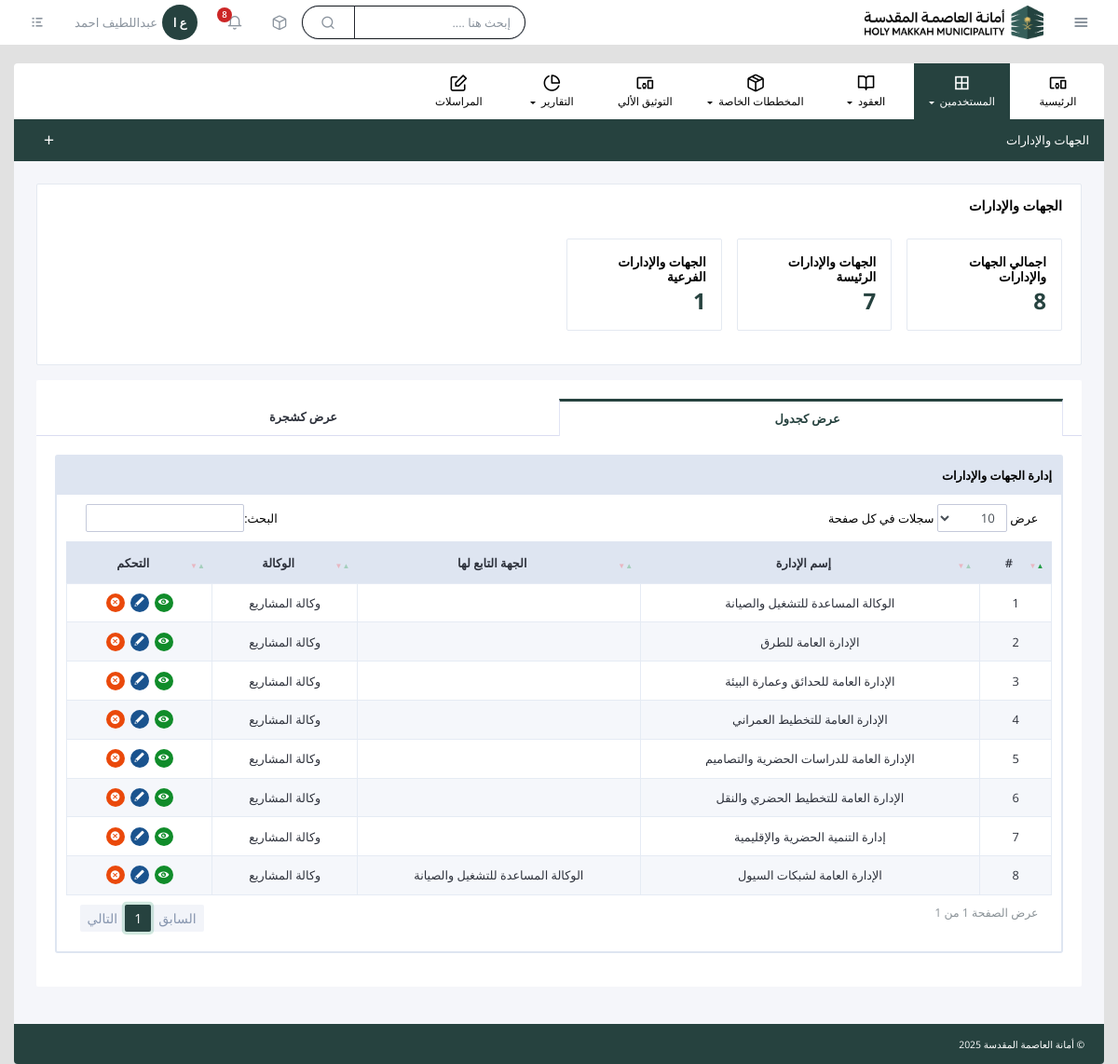
Screenshot of /departments/ (signed in) with the database file from the repository.
### users/models.py (models this page shows, shortened)
class User(AbstractUser):
    name = models.CharField("name", max_length=255)
    created_at = models.DateTimeField(auto_now_add=True)
    updated_at = models.DateTimeField(auto_now=True)
    first_name = None
    last_name = None
    role = models.CharField(
        max_length=20,
        choices=Roles.CHOICES,
        default=Roles.USER
    )
    class Meta:
        db_table = 'users'

### departments/models.py (models this page shows, shortened)
class Department(models.Model):
    name = models.CharField("name", max_length=255)
    agent = models.ForeignKey(
        Agent,
        on_delete=models.CASCADE,
        related_name='departments'
    )
    parent = models.ForeignKey(
        'self',
        on_delete=models.CASCADE,
        null=True,
        blank=True,
        related_name='children'
    )
    class Meta:
        db_table = 'departments'
    def get_hierarchy(self):
        names = []
        parent = self.parent
        while parent:
            names.append(parent.name)
            parent = parent.parent
        return " → ".join(reversed(names))

### agents/models.py (models this page shows, shortened)
class Agent(models.Model):
    name = models.CharField("name", max_length=255)
    class Meta:
        db_table = 'agents'

### departments/views.py (the view)
# urls.py: path('', views.departments, name='departments'),
@role_required('admin')
def departments(request):
    departments = Department.objects.all()
    main_departments = departments.filter(parent__isnull=True)
    sub_departments = departments.filter(parent__isnull=False)
    return render(request, 'departments/index.html', {
        'departments': departments,
        'main_departments': main_departments,
        'sub_departments': sub_departments
    })

### helpers/templatetags/helper.py (called while the page is built)
@register.filter
def initials(value):
    if not value:
        return ""
    parts = value.strip().split()
    if len(parts) == 1:
        return parts[0][0] * 2
    return parts[0][0] + ' ' + parts[-1][0]

### helpers/templatetags/nav_active.py (called while the page is built)
@register.simple_tag(takes_context=True)
def active(context, names):
    request = context['request']
    current = request.resolver_match.url_name
    name_list = names.split(',')
    return 'active-page' if current in name_list else ''

### helpers/utils.py (called while the page is built)
def role_required(role):
    def decorator(view_func):
        @wraps(view_func)
        def wrapper(request, *args, **kwargs):
            if not request.user.is_authenticated:
                return redirect('login')
            if request.user.role != role:
                return redirect('home')  # or no permit
            return view_func(request, *args, **kwargs)
        return wrapper
    return decorator

### templates/departments/index.html (shortened to what this page needs)
{% extends "base.html" %}
{% load static %}
{% block css %}
    <link rel="stylesheet" href="{% static 'site/vendor/datatables/dataTables.bs4.css' %}" />
    <link rel="stylesheet" href="{% static 'site/vendor/datatables/dataTables.bs4-custom.css' %}" />
{% endblock %}
{% block breadcrumb %}
<li class="breadcrumb-item">الجهات والإدارات</li>
{% endblock %}
{% block app_action %}
<ul class="app-actions">
    <li>
        <a href="{% url 'departments_create' %}" data-toggle="tooltip" data-placement="top" title="إداراة جديدة"
            data-original-title="إداراة جديدة">
            <i class="icon-add"></i>
        </a>
    </li>
</ul>
{% endblock %}
{% block content %}
<div class="row gutters">
    <div class="col-xl-12 col-lg-12 col-md-12 col-sm-12 col-12">
        <div class="card">
            <div class="card-header">
                <div class="card-title">الجهات والإدارات</div>
            </div>
            <div class="card-body">
                <div class="row gutters">
                    <div class="col-xl-2 col-lg-4 col-md-4 col-sm-4 col-12">
                        <div class="ticket-status-card">
                            <h6>اجمالي الجهات والإدارات</h6>
                            <h3>{{ departments.count }}</h3>
                        </div>
                    </div>
                    <div class="col-xl-2 col-lg-4 col-md-4 col-sm-4 col-12">
                        <div class="ticket-status-card">
                            <h6>الجهات والإدارات الرئيسة</h6>
                            <h3>{{ main_departments.count }}</h3>
                        </div>
                    </div>
                    <div class="col-xl-2 col-lg-4 col-md-4 col-sm-4 col-12">
                        <div class="ticket-status-card">
                            <h6>الجهات والإدارات الفرعية</h6>
                            <h3>{{ sub_departments.count }}</h3>
                        </div>
                    </div>
                </div>
            </div>
        </div>
    </div>
</div>
<div class="row gutters">
    <div class="col-xl-12 col-lg-12 col-md-12 col-sm-12 col-12">
        <div class="nav-tabs-container">
            <ul class="nav nav-tabs nav-justified" id="myTab5" role="tablist">
                <li class="nav-item">
                    <a class="nav-link active" id="table-tab5" data-toggle="tab" href="#table5" role="tab"
                        aria-controls="table5" aria-selected="false">عرض كجدول</a>
                </li>
                <li class="nav-item">
                    <a class="nav-link" id="tree-tab5" data-toggle="tab" href="#tree5" role="tab" aria-controls="tree5"
                        aria-selected="false">عرض كشجرة</a>
                </li>
            </ul>
            <div class="tab-content" id="myTabContent5">
                <div class="tab-pane fade active show" id="table5" role="tabpanel" aria-labelledby="table-tab5">
                    <div class="table-container">
                        <div class="t-header">إدارة الجهات والإدارات</div>
                        <div class="table-responsive">
                            <table id="rowSelection" class="table custom-table">
                                <thead>
                                    <tr>
                                        <th>#</th>
                                        <th>إسم الإدارة</th>
                                        <th>الجهة التابع لها</th>
                                        <th>الوكالة</th>
                                        <th>التحكم</th>
                                    </tr>
                                </thead>
                                <tbody>
                                    {% for department in departments %}
                                    <tr>
                                        <td>{{ department.id }}</td>
                                        <td>{{ department.name }}</td>
                                        <td>{{ department.get_hierarchy }}</td>
                                        <td>{{ department.agent.name }}</td>
                                        <td>
                                            <div class="td-actions">
                                                <a href="#" class="icon green" data-toggle="tooltip"
                                                    data-placement="top" title="" data-original-title="عرض">
                                                    <i class="icon-eye"></i>
                                                </a>
                                                <a href="{% url 'departments_edit' department.id %}" class="icon blue"
                                                    data-toggle="tooltip" data-placement="top" title=""
                                                    data-original-title="تعديل">
                                                    <i class="icon-edit"></i>
                                                </a>
                                                <a href="#" class="icon red" data-toggle="tooltip" data-placement="top"
                                                    title="" data-original-title="حذف">
                                                    <i class="icon-cancel"></i>
                                                </a>
                                            </div>
                                        </td>
                                    </tr>
                                    {% endfor %}
                                </tbody>
                            </table>
                        </div>
                    </div>
                </div>
            </div>
        </div>
    </div>
</div>
{% endblock %}

### templates/base.html (shortened to what this page needs)
{% load static %}
{% load helper %}
{% load nav_active %}
<!doctype html>
<html lang="ar">
<head>
		<link rel="stylesheet" href="{% static 'site/css/bootstrap.min.css' %}">
		<link rel="stylesheet" href="{% static 'site/fonts/style.css' %}">
		<link rel="stylesheet" href="{% static 'site/css/main.css' %}">
        {% block css %}
        {% endblock %}
	</head>
	<body>
		<header class="header">
			<div class="logo-wrapper">
				<a href="{% url 'home' %}" class="logo">
					<img src="{% static 'site/img/logo.png' %}" alt="Tawtheeq Admin Dashboard" />
				</a>
				<a href="javascript:void(0)" class="quick-links-btn" data-toggle="tooltip" data-placement="right" title="" data-original-title="روابط سريعة">
					<i class="icon-menu1"></i>
				</a>
			</div>
			<div class="header-items">
				<div class="custom-search">
					<input type="text" class="search-query" placeholder="إبحث هنا ....">
					<i class="icon-search1"></i>
				</div>
				<ul class="header-actions">
					<li class="dropdown">
						<a href="javascript:void(0)" id="notifications" data-toggle="dropdown" aria-haspopup="true">
							<i class="icon-box"></i>
						</a>
					</li>
					<li class="dropdown">
						<a href="javascript:void(0)" id="notifications" data-toggle="dropdown" aria-haspopup="true">
							<i class="icon-bell"></i>
							<span class="count-label">8</span>
						</a>
					</li>
					<li class="dropdown">
						<a href="javascript:void(0)" id="userSettings" class="user-settings" data-toggle="dropdown" aria-haspopup="true">
							<span class="user-name">{{ request.user.name }}</span>
							<span class="avatar">{{ request.user.name|initials }}</span>
						</a>
					</li>
					<li>
						<a href="javascript:void(0)" class="quick-settings-btn" data-toggle="tooltip" data-placement="left" title="" data-original-title="إعدادات سريعة">
							<i class="icon-list"></i>
						</a>
					</li>
				</ul>
			</div>
		</header>
		<div class="container-fluid">
			<nav class="navbar navbar-expand-lg custom-navbar">
				<div class="collapse navbar-collapse" id="WafiAdminNavbar">
					<ul class="navbar-nav">
						<li class="nav-item">
							<a class="nav-link {% active 'home' %}" href="{% url 'home' %}" role="button">
								<i class="icon-devices_other nav-icon"></i>
								الرئيسية
							</a>
						</li>
						<li class="nav-item dropdown">
							<a class="nav-link dropdown-toggle {% active 'agents,agents_create,agents_edit,departments,departments_create,departments_edit,companies,companies_create,companies_edit,users,users_create,users_edit' %}" href="javascript:void(0)" id="tablesDropdown" role="button" data-toggle="dropdown" aria-haspopup="true" aria-expanded="false">
								<i class="icon-border_all nav-icon"></i>
								المستخدمين
							</a>
						</li>
						<li class="nav-item dropdown">
							<a class="nav-link dropdown-toggle  {% active 'contracts,contracts_create,contracts_edit,contract_transactions,contract_transactions_create,contract_transactions_edit,contract_transaction_types,contract_transaction_types_create,contract_transaction_types_edit' %}" href="javascript:void(0)" id="pagesDropdown" role="button" data-toggle="dropdown" aria-haspopup="true" aria-expanded="false">
								<i class="icon-book-open nav-icon"></i>
								العقود
							</a>
						</li>
						<li class="nav-item dropdown">
							<a class="nav-link dropdown-toggle" href="javascript:void(0)" id="appsDropdown" role="button" data-toggle="dropdown" aria-haspopup="true" aria-expanded="false">
								<i class="icon-package nav-icon"></i>
								المخططات الخاصة
							</a>
						</li>
						<li class="nav-item">
							<a class="nav-link {% active 'automated_documentation' %}" href="{% url 'automated_documentation' %}" role="button">
								<i class="icon-devices_other nav-icon"></i>
								التوثيق الألي
							</a>
						</li>
						<li class="nav-item dropdown">
							<a class="nav-link dropdown-toggle" href="javascript:void(0)" id="graphsDropdown" role="button" data-toggle="dropdown" aria-haspopup="true" aria-expanded="false">
								<i class="icon-pie-chart1 nav-icon"></i>
								التقارير
							</a>
						</li>
						<li class="nav-item">
							<a class="nav-link {% active 'chats' %}" href="{% url 'chats' %}" role="button">
								<i class="icon-edit1 nav-icon"></i>
								المراسلات
							</a>
						</li>
					</ul>
				</div>
			</nav>
			<div class="main-container">
				<div class="page-header">
					<ol class="breadcrumb">
						{% block breadcrumb %}{% endblock %}
					</ol>
					{% block app_action %}
					{% endblock %}
				</div>
				<div class="content-wrapper">
                    {% block content %}
                    {% endblock %}
				</div>
			</div>
			<footer class="main-footer">© أمانة العاصمة المقدسة 2025</footer>
		</div>
	</body>
</html>

### rows the page displays
User: user.name "عبداللطيف احمد", user.name|initials "ع ا"
Department: id "1", name "الوكالة المساعدة للتشغيل والصيانة", agent.name "وكالة المشاريع"
Department: id "2", name "الإدارة العامة للطرق", agent.name "وكالة المشاريع"
Department: id "3", name "الإدارة العامة للحدائق وعمارة البيئة", agent.name "وكالة المشاريع"
Department: id "4", name "الإدارة العامة للتخطيط العمراني", agent.name "وكالة المشاريع"
Department: id "5", name "الإدارة العامة للدراسات الحضرية والتصاميم", agent.name "وكالة المشاريع"
Department: id "6", name "الإدارة العامة للتخطيط الحضري والنقل", agent.name "وكالة المشاريع"
Department: id "7", name "إدارة التنمية الحضرية والإقليمية", agent.name "وكالة المشاريع"
Department: id "8", name "الإدارة العامة لشبكات السيول", get_hierarchy "الوكالة المساعدة للتشغيل والصيانة", agent.name "وكالة المشاريع"

### other values shown
{{ departments.count }} "8"
{{ main_departments.count }} "7"
{{ sub_departments.count }} "1"
